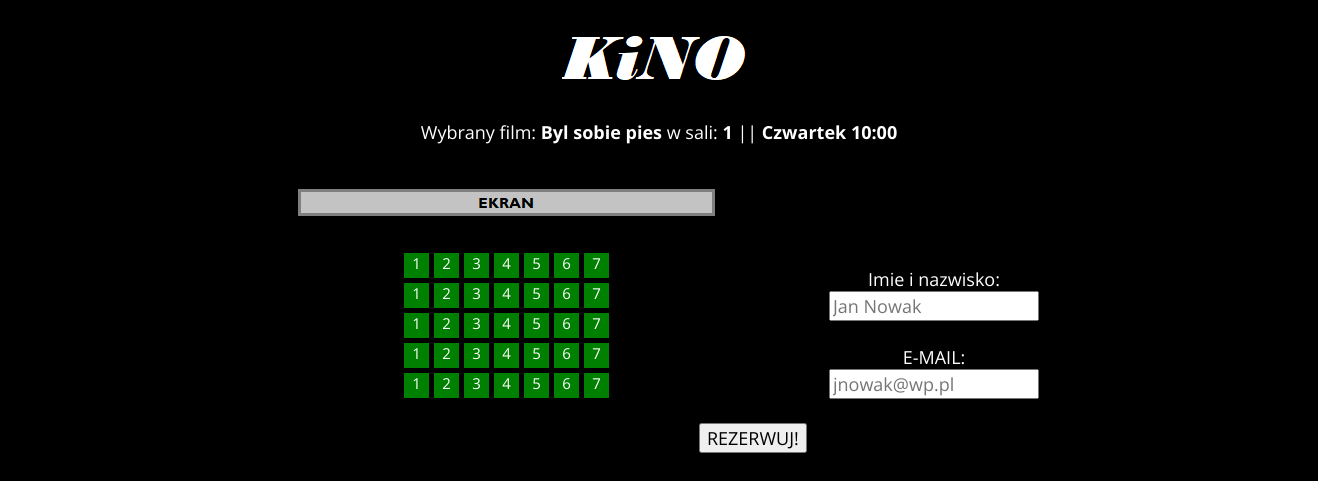
Screenshot of /index.php?id_seans=1 with the database file from the repository.
### tables this page shows
CREATE TABLE "seanse" (
	`id_seans`	INTEGER,
	`title`	TEXT,
	`day`	INTEGER,
	`time`	time,
	`id_room`	INTEGER,
	PRIMARY KEY(`id_seans`)
);

### room.php (the view, shortened to what this page needs)
<?php
  $max = ($db->query("select max(id_seans) from seanse"))->fetch();
  if(isset($_GET['id_seans']) && (($_GET['id_seans']) > 0 && ($_GET['id_seans']) <= $max[0])){
    $id_seans = $_GET['id_seans'];
    $inf_query = ($db->query("select * from SEANSE where ID_SEANS = $id_seans"))->fetch();
    $s_query = ($db->query("select * from SALE where ID_ROOM = (select ID_ROOM from SEANSE where ID_SEANS = $id_seans)"))->fetch();
    $day = $inf_query['day'];
    $day_array = array(1=>'Poniedziałek', 'Wtorek', 'Środa', 'Czwartek', 'Piątek', 'Sobota', 'Niedziela');
    $day_string = $day_array[$day];
?>
<div id="cont_sala">
  <div id="top_sala">
    <?php
    print 'Wybrany film: <b>'.$inf_query['title'].'</b> w sali: <b>'.$inf_query['id_room'].'</b>';
    print ' || <b>'.$day_string.'</b>';
    print ' <b>'.$inf_query['time'].'</b>';
    ?>
  </div>
  <div id="left_sala">
    <div id="t_left_sala"><img src="img/ekran_cz.png" alt="Ekran"/></div>
    <div id="m_left_sala">
      <?php
          print '<form action="'.$_SERVER['SCRIPT_NAME'].'" method="post"><input type="hidden" name="go" value="res"><input type="hidden" name="id_seans" value="'.$id_seans.'">';
                for ($i = 1; $i <= $s_query['rows_number']; $i++){
                  for ($l = 1; $l <= $s_query['seats_per_row']; $l++){
                    $q = "SELECT id_res from reservations where row = $i and seat = $l and id_seans = $id_seans";
                    $qu = $db->query($q);
                    $qq = $qu->fetch();
                      if ($qq != NULL){
                        print '<input type="checkbox" id="'.$i.$l.'" name="s[]" value="'.$i.'v'.$l.'" disabled><label for="'.$i.$l.'"><span>'.$l.'</span></label>';
                          }
                          else{
                            print '<input type="checkbox" id="'.$i.$l.'" name="s[]" value="'.$i.'v'.$l.'" /><label for="'.$i.$l.'"><span>'.$l.'</span></label>';
                            }
                        }
                  }
          ?>
    </div>
  </div>
  <div id="right_sala">
    <br><br><br><br>
    <label>Imie i nazwisko: </label><br> <input type="text" name="name" required placeholder="Jan Nowak" pattern="[A-ZĄĘŹŻŚÓĆŃŁ ]{1}[a-ząęźżśóćńł]* [A-ZĄĘŹŻŚÓĆŃŁ]{1}[a-ząęźżśóćńł]*"></br><br>
    <label>E-MAIL: </label><br> <input type="email" name="email" required placeholder="jnowak@wp.pl"/> <br><br>
  </div>
  <div id="footer_sala">
    <a href="index.php" class="button">POWRÓT</a>
    <input class="button" type="submit" value="REZERWUJ!"></form></div>
  </div>
<?php
}
else {
  print '<p class="error">Błąd, seans o podanym ID nie istnieje!</p>';
  print '<p class="info">Aby wrócić - <u><a href="index.php" title="kliknij, aby wrócić">kliknij tutaj...</a></u></p>';
}
?>

### style.css (style rules this page uses)
* { font-family: 'Open Sans', sans-serif; box-sizing: border-box; font-size: 18px; }
body { background-color: black; color: white; }
a:link, a:visited, a:hover, a:active { text-decoration: none; color: white; font-style: italic; }
a.button { -webkit-appearance: button; -moz-appearance: button; -ms-appearance: button; appearance: button; text-decoration: none; color: initial; font-size: 18px; font-weight: normal; font-style: normal; font-family: 'Open Sans', sans-serif; padding: 0.18em; }
.button { font-size: 18px; font-weight: normal; font-style: normal; color: black; font-family: 'Open Sans', sans-serif; }
input[type="checkbox"] + label { color:white; }
input[type="checkbox"] + label span { display:inline-block; width:25px; height:25px; font-size: 15px; margin: 5px 5px 0 0; vertical-align:middle; background-color: green; cursor:pointer; box-shadow: 0px 1px 3px rgba(0,0,0,0.5); }
#cont_sala { width: 900px; height: 525px; margin-left: auto; margin-right: auto; }
#top_sala { height: auto; width: 900px; margin-bottom: 0.5em; padding: 1.0em; text-align: center justify; }
#left_sala { padding: 0.5em; width: 600px; float: left; }
#t_left_sala { padding: 0.5em; width: 600px; height: auto; margin-left: -2%; margin-bottom: 1em; }
#right_sala { width: 250px; float: left; text-align: left justify; }
#footer_sala { width: 1000px; float: left; text-align: center justify; }

### rows the page displays
seanse: title "Byl sobie pies", id_room "1", day "Czwartek", time "10:00"
